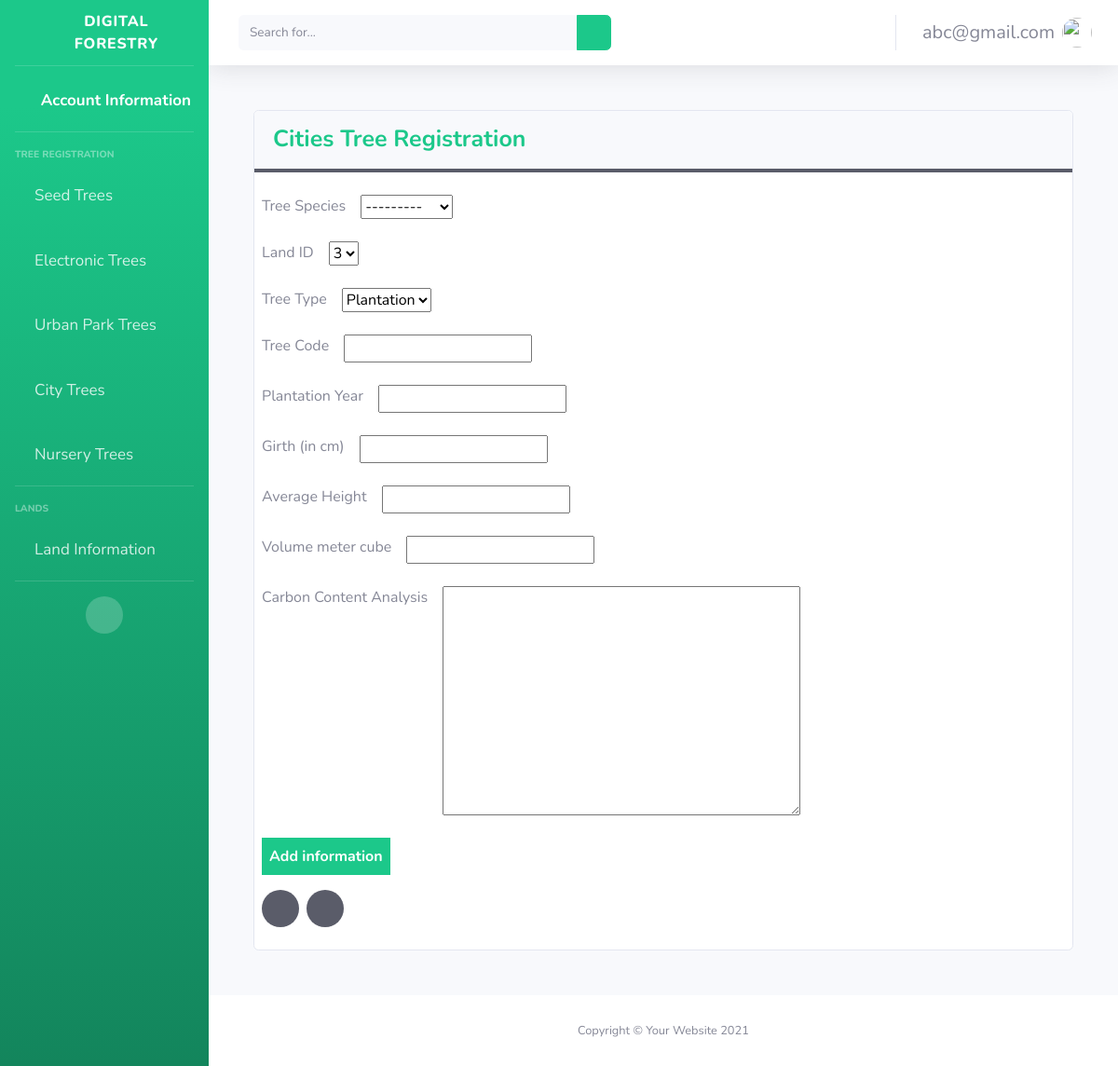
Before: /home/ctrs/add (signed in) with the older database file.
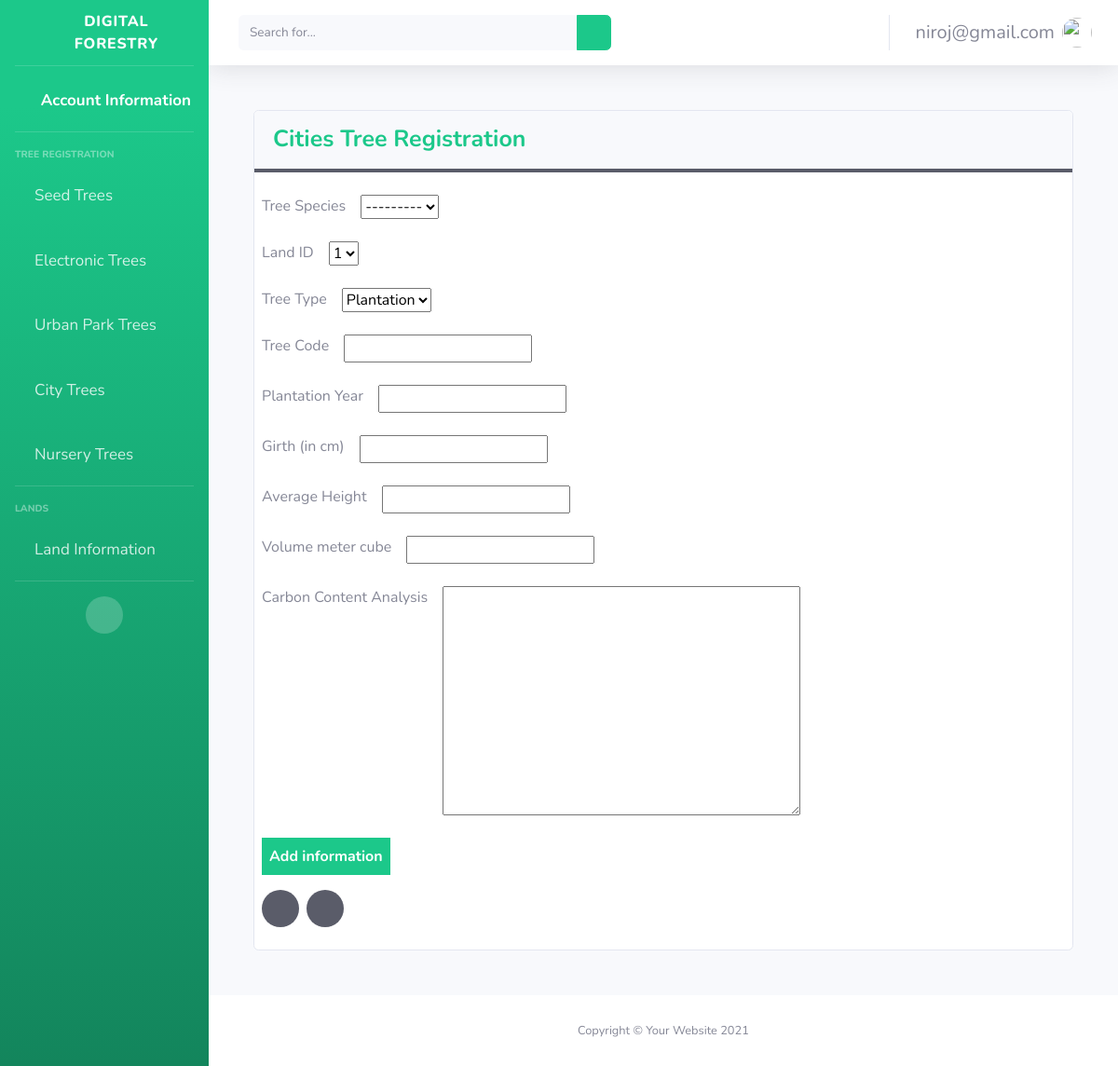
After: the same page with the newer database file.
### main/models.py (models this page shows)
class CustomUser(AbstractUser):
    username = None
    first_name = None
    last_name = None
    email = models.EmailField(max_length=200, unique=True)
    USERNAME_FIELD = "email"
    REQUIRED_FIELDS = []
    objects = CustomUserManager()

### main/views.py (the view)
# urls.py: path('home/ctrs/add', views.ctrs_add, name='ctrs_add'),
@login_required(login_url='/')
def ctrs_add(request):
    if request.method == 'POST':
        form = CitiesTreeForestInformationForm(request.POST, user_id = request.user.id)
        if form.is_valid():
            form.save()
            return redirect('main:home')
    form = CitiesTreeForestInformationForm(user_id = request.user.id)
    return render(request, 'main/ctrsform.html', {"form": form})

### main/forms.py
class CitiesTreeForestInformationForm(forms.ModelForm):
    class Meta:
        model = CitiesTreesModel
        fields = ('tree_species', 'land', 'tree_type', 'tree_code', 'plantation_year',
                  'girth_cm', 'average_height', 'vol_meter_cube', 'carbon_content_analysis')
    def __init__(self, *args, **kwargs):
        user = kwargs.pop('user_id', None)
        super().__init__(*args, **kwargs)
        if user:
            self.fields['land'].queryset = LandInformation.objects.filter(
                user_id=user)
        else:
            self.fields['land'].queryset = LandInformation.objects.none()

### main/custom_auth_backend.py (called while the page is built)
    def get_user(self, user_id):
        try:
            return CustomUser.objects.get(pk=user_id)
        except CustomUser.DoesNotExist:
            return None

### main/models.py (called while the page is built)
    def __str__(self):
        return str(self.id)

    def __str__(self):
        return self.name

### main/templates/main/ctrsform.html (shortened to what this page needs)
{% extends "signups/base.html"%}
{% load static %}
   {% block content %}
   <body>
    <div class="card m-5">
      <div class="card-header font-weight-bold text-success border-bottom-dark">Cities Tree Registration</div>
      <div class="content  p-2">
        <form method="POST">
        <div class="mt-3">
            <div class="input-box d-flex mb-4">
              <span class="mr-3">Tree Species</span>
              {{ form.tree_species }}
            </div>
            <div class="input-box d-flex mb-4">
              <span class="mr-3">Land ID</span>
              {{ form.land }}
            </div>
            <div class="input-box d-flex mb-4">
              <span class="mr-3">Tree Type</span>
              {{ form.tree_type }}
            </div>
            <div class="input-box d-flex mb-4 ">
              <span class="mr-3">Tree Code</span>
              {{ form.tree_code }}
            </div>
            <div class="input-box d-flex mb-4">
                <span class="mr-3">Plantation Year</span>
                {{ form.plantation_year }}
            </div>
            <div class="input-box d-flex mb-4">
                <span class="mr-3">Girth (in cm)</span>
                {{ form.girth_cm }}
            </div>
            <div class="input-box d-flex mb-4 ">
                <span class="mr-3">Average Height</span>
                {{ form.average_height }}
            </div>
            <div class="input-box d-flex mb-4 ">
                <span class="mr-3">Volume meter cube</span>
                {{ form.vol_meter_cube }}
            </div>
            <div class="input-box d-flex mb-4 ">
                <span class="mr-3">Carbon Content Analysis</span>
                {{ form.carbon_content_analysis }}
            </div>
          </div>
          <div class="mb-3">
            <input type="submit" value="Add information" class="btn-success border-0 p-2 font-weight-bold">
          </div>
          <div class="d-flex">
            <p> <a href="{%url 'main:ctrs_view'%}" class="text-dark btn-dark btn-circle  text-gray-100 mr-2"><i class="fa fa-chevron-left"></i></a></p>
            <p> <a href="{%url 'main:home'%}" class="text-dark btn-dark btn-circle  text-gray-100"><i class="fa fa-home"></i></a></p>
          </div>
         </form>
      </div>
    </div>
  </body>
  {% endblock %}

### main/templates/signups/base.html (shortened to what the changed rows need)
{% load static %}
<!DOCTYPE html>
<html lang="en">
  <head>
    <link
      href="{% static 'vendor/fontawesome-free/css/all.min.css' %}"
      rel="stylesheet"
      type="text/css"
    />
    <link href=" {% static 'css/sb-admin-2.min.css'%} " rel="stylesheet" />
  </head>
  <body id="page-top">
    <div id="wrapper">
      <div id="content-wrapper" class="d-flex flex-column">
        <div id="content">
          <nav
            class="navbar navbar-expand navbar-light bg-white topbar mb-4 static-top shadow"
          >
            <ul class="navbar-nav ml-auto">
              <li class="nav-item dropdown no-arrow">
                <a
                  class="nav-link dropdown-toggle"
                  href="#"
                  id="userDropdown"
                  role="button"
                  data-toggle="dropdown"
                  aria-haspopup="true"
                  aria-expanded="false"
                >
                  <span class="mr-2 d-none d-lg-inline text-gray-600 small"
                    >{{user}}</span
                  >
                  <img
                    class="img-profile rounded-circle"
                    src="{%static 'img/undraw_profile.svg'%}"
                  />
                </a>
              </li>
            </ul>
          </nav>
          <div class="content-wrapper">
            {% block content %}{% endblock %}
          </div>
        </div>
      </div>
    </div>
  </body>
</html>

Changed rows visible on the page:
changed CustomUser: email "abc@gmail.com" → "niroj@gmail.com"
Other visible differences:
form field land: "3" → "1"
